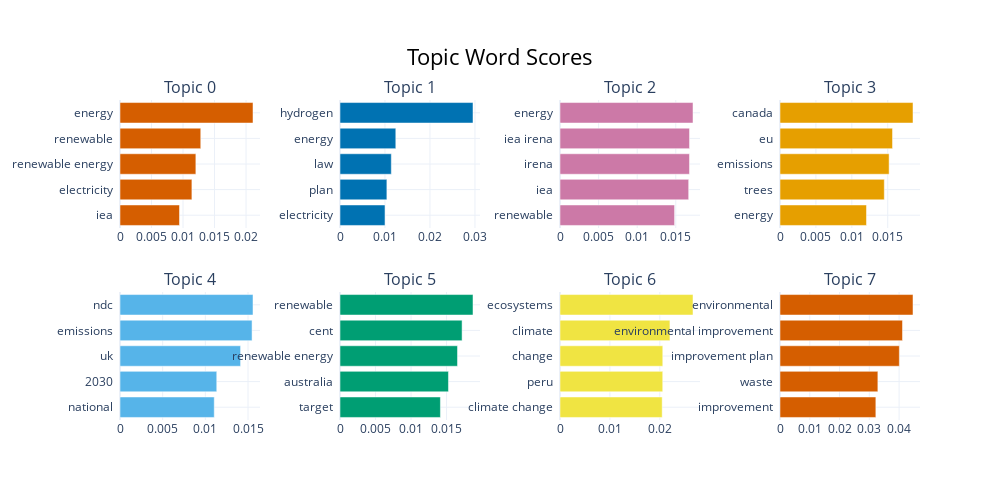

The cell this chart's notebook holds for it:
### Code cell
bar_chart = topic_model.visualize_barchart()
bar_chart.show()

### Figure 1 — Plotly figure (JSON) as saved in the notebook; plotly's stock layout.template omitted (floating-point values rounded to 4 significant figures)
{"data": [{"marker": {"color": "#D55E00"}, "orientation": "h", "type": "bar", "x": [0.009439, 0.01141, 0.01204, 0.01281, 0.0211], "xaxis": "x", "y": ["iea  ", "electricity  ", "renewable energy  ", "renewable  ", "energy  "], "yaxis": "y"}, {"marker": {"color": "#0072B2"}, "orientation": "h", "type": "bar", "x": [0.01001, 0.01042, 0.01141, 0.01241, 0.02957], "xaxis": "x2", "y": ["electricity  ", "plan  ", "law  ", "energy  ", "hydrogen  "], "yaxis": "y2"}, {"marker": {"color": "#CC79A7"}, "orientation": "h", "type": "bar", "x": [0.01484, 0.01667, 0.01677, 0.01678, 0.01723], "xaxis": "x3", "y": ["renewable  ", "iea  ", "irena  ", "iea irena  ", "energy  "], "yaxis": "y3"}, {"marker": {"color": "#E69F00"}, "orientation": "h", "type": "bar", "x": [0.01204, 0.01452, 0.01519, 0.01567, 0.01852], "xaxis": "x4", "y": ["energy  ", "trees  ", "emissions  ", "eu  ", "canada  "], "yaxis": "y4"}, {"marker": {"color": "#56B4E9"}, "orientation": "h", "type": "bar", "x": [0.01104, 0.01134, 0.01413, 0.01547, 0.01558], "xaxis": "x5", "y": ["national  ", "2030  ", "uk  ", "emissions  ", "ndc  "], "yaxis": "y5"}, {"marker": {"color": "#009E73"}, "orientation": "h", "type": "bar", "x": [0.01413, 0.01527, 0.01654, 0.01718, 0.01872], "xaxis": "x6", "y": ["target  ", "australia  ", "renewable energy  ", "cent  ", "renewable  "], "yaxis": "y6"}, {"marker": {"color": "#F0E442"}, "orientation": "h", "type": "bar", "x": [0.02048, 0.02059, 0.02059, 0.02203, 0.02665], "xaxis": "x7", "y": ["climate change  ", "peru  ", "change  ", "climate  ", "ecosystems  "], "yaxis": "y7"}, {"marker": {"color": "#D55E00"}, "orientation": "h", "type": "bar", "x": [0.03219, 0.03287, 0.04009, 0.04114, 0.04467], "xaxis": "x8", "y": ["improvement  ", "waste  ", "improvement plan  ", "environmental improvement  ", "environmental  "], "yaxis": "y8"}], "layout": {"annotations": [{"font": {"size": 16}, "showarrow": false, "text": "Topic 0", "x": 0.0875, "xanchor": "center", "xref": "paper", "y": 1, "yanchor": "bottom", "yref": "paper"}, {"font": {"size": 16}, "showarrow": false, "text": "Topic 1", "x": 0.3625, "xanchor": "center", "xref": "paper", "y": 1, "yanchor": "bottom", "yref": "paper"}, {"font": {"size": 16}, "showarrow": false, "text": "Topic 2", "x": 0.6375, "xanchor": "center", "xref": "paper", "y": 1, "yanchor": "bottom", "yref": "paper"}, {"font": {"size": 16}, "showarrow": false, "text": "Topic 3", "x": 0.9125, "xanchor": "center", "xref": "paper", "y": 1, "yanchor": "bottom", "yref": "paper"}, {"font": {"size": 16}, "showarrow": false, "text": "Topic 4", "x": 0.0875, "xanchor": "center", "xref": "paper", "y": 0.4, "yanchor": "bottom", "yref": "paper"}, {"font": {"size": 16}, "showarrow": false, "text": "Topic 5", "x": 0.3625, "xanchor": "center", "xref": "paper", "y": 0.4, "yanchor": "bottom", "yref": "paper"}, {"font": {"size": 16}, "showarrow": false, "text": "Topic 6", "x": 0.6375, "xanchor": "center", "xref": "paper", "y": 0.4, "yanchor": "bottom", "yref": "paper"}, {"font": {"size": 16}, "showarrow": false, "text": "Topic 7", "x": 0.9125, "xanchor": "center", "xref": "paper", "y": 0.4, "yanchor": "bottom", "yref": "paper"}], "height": 500, "hoverlabel": {"bgcolor": "white", "font": {"family": "Rockwell", "size": 16}}, "showlegend": false, "title": {"font": {"color": "Black", "size": 22}, "text": "Topic Word Scores", "x": 0.5, "xanchor": "center", "yanchor": "top"}, "width": 1000, "xaxis": {"anchor": "y", "domain": [0, 0.175], "showgrid": true}, "xaxis2": {"anchor": "y2", "domain": [0.275, 0.45], "showgrid": true}, "xaxis3": {"anchor": "y3", "domain": [0.55, 0.725], "showgrid": true}, "xaxis4": {"anchor": "y4", "domain": [0.825, 1], "showgrid": true}, "xaxis5": {"anchor": "y5", "domain": [0, 0.175], "showgrid": true}, "xaxis6": {"anchor": "y6", "domain": [0.275, 0.45], "showgrid": true}, "xaxis7": {"anchor": "y7", "domain": [0.55, 0.725], "showgrid": true}, "xaxis8": {"anchor": "y8", "domain": [0.825, 1], "showgrid": true}, "yaxis": {"anchor": "x", "domain": [0.6, 1], "showgrid": true}, "yaxis2": {"anchor": "x2", "domain": [0.6, 1], "showgrid": true}, "yaxis3": {"anchor": "x3", "domain": [0.6, 1], "showgrid": true}, "yaxis4": {"anchor": "x4", "domain": [0.6, 1], "showgrid": true}, "yaxis5": {"anchor": "x5", "domain": [0, 0.4], "showgrid": true}, "yaxis6": {"anchor": "x6", "domain": [0, 0.4], "showgrid": true}, "yaxis7": {"anchor": "x7", "domain": [0, 0.4], "showgrid": true}, "yaxis8": {"anchor": "x8", "domain": [0, 0.4], "showgrid": true}}}
